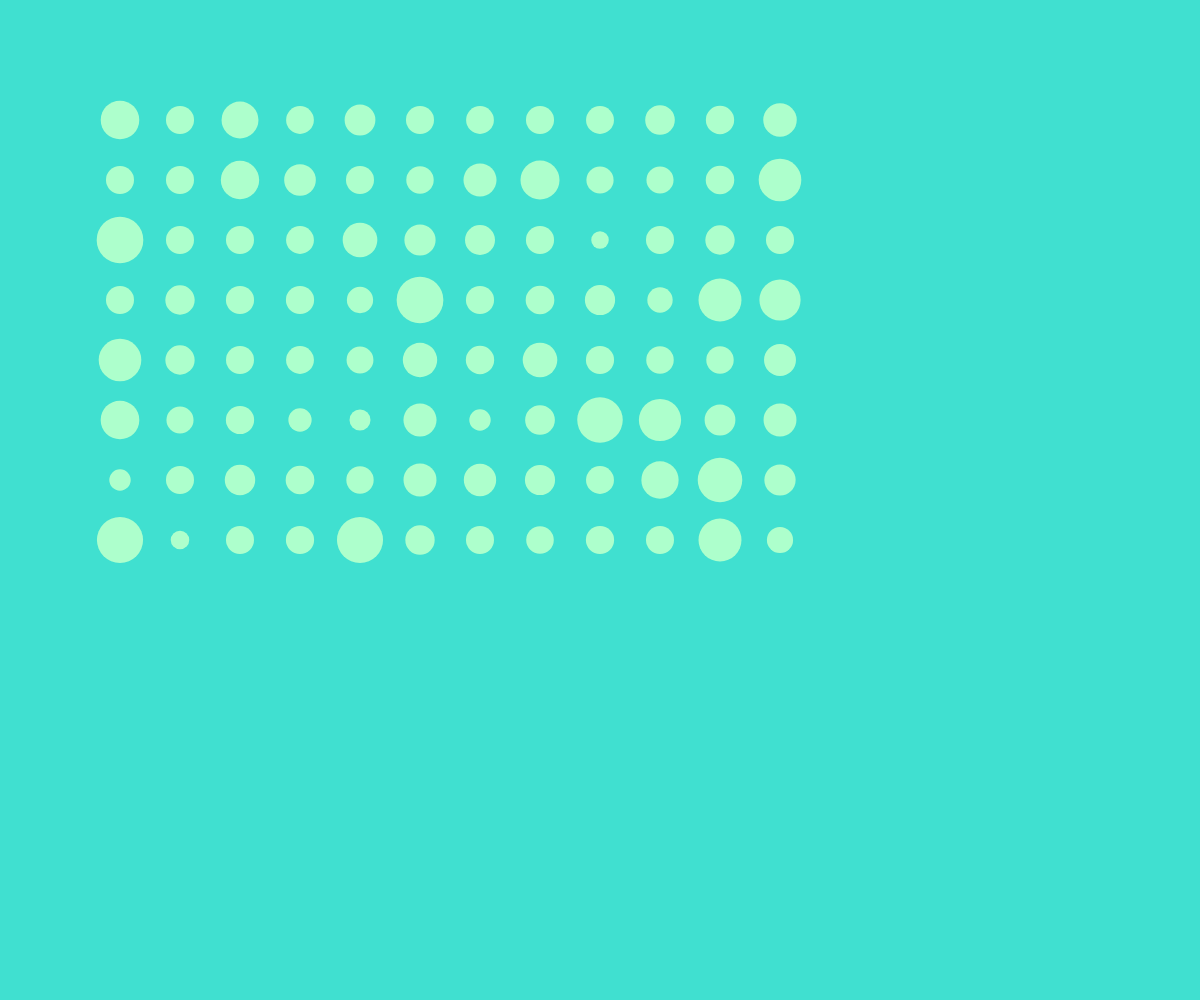
Frame 1 (no input)
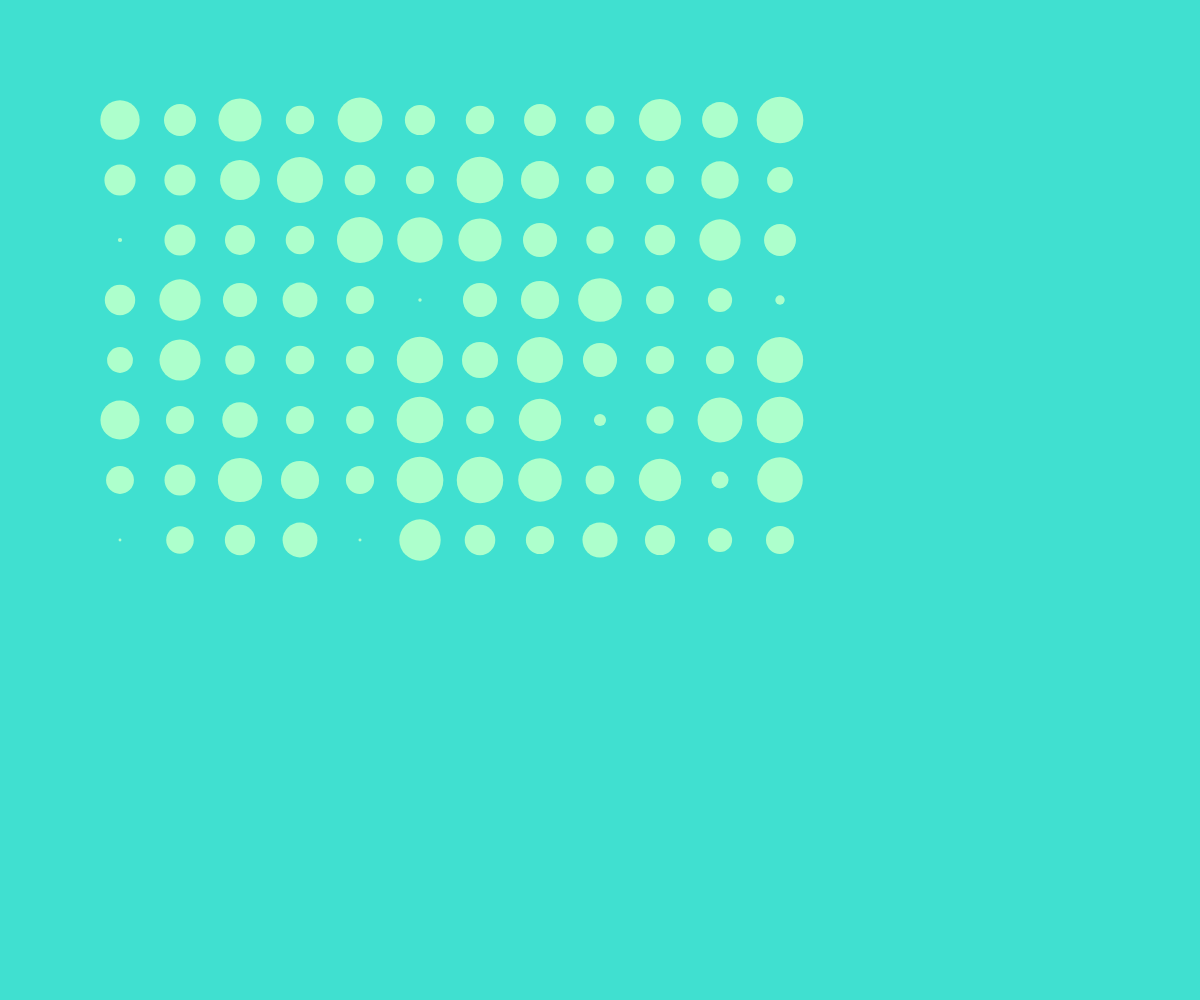
Frame 60 (no input)
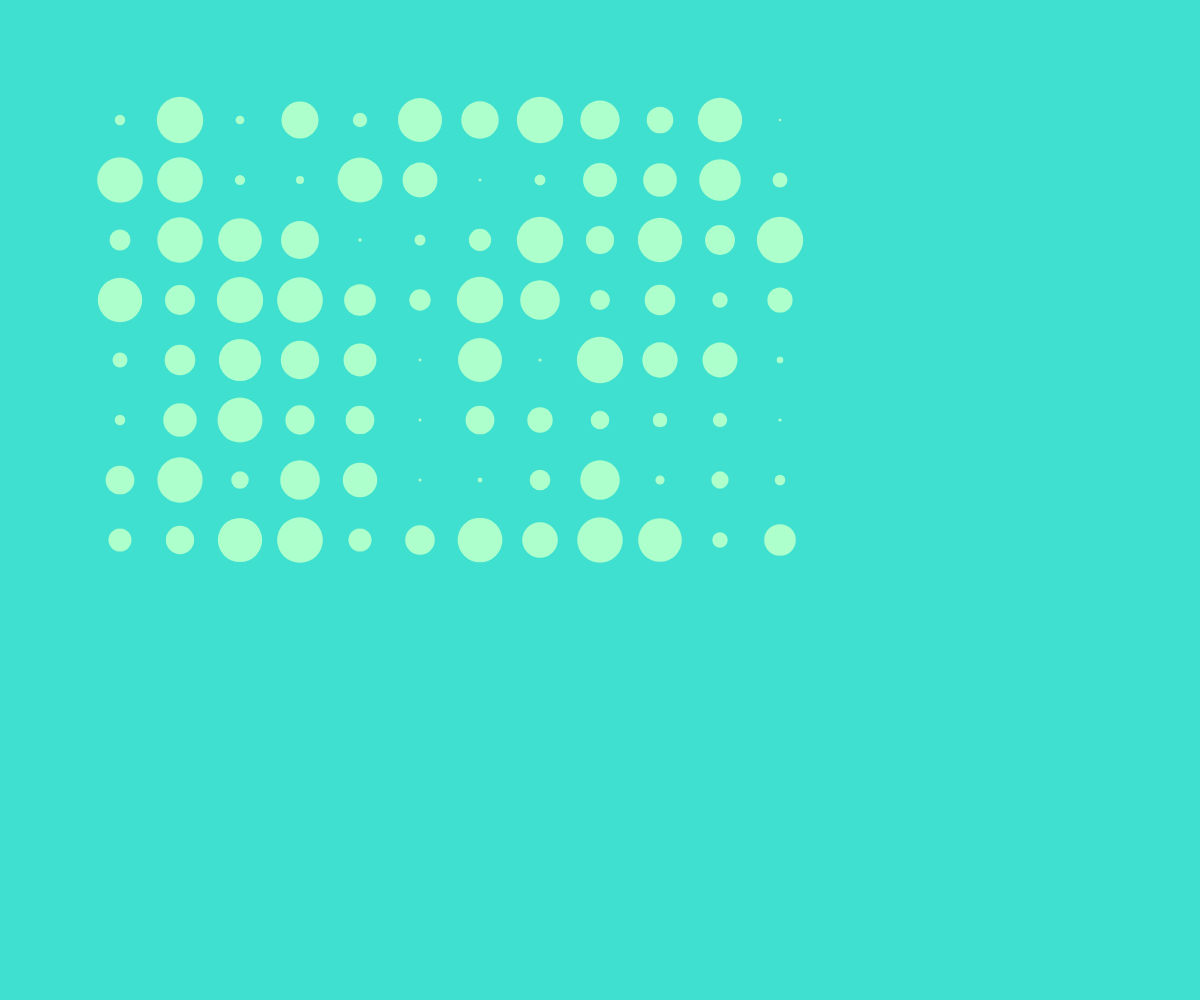
Frame 120 (the mouse pressed at the canvas centre since frame 60)

The p5.js sketch that drew these frames (run headless with seeded random() and noise() and a simulated clock; from frame 60 on, the mouse is pressed at the canvas centre):

// p5.js sketch
// ── sketch.js
dotarray = [];
vals = new Array(1000);
da = [];
var counter=0;
var n=0;
var stops=0;

function setup() {
  createCanvas(windowWidth, windowHeight);
  imageMode(CENTER);
  background(255);
  stroke(51);
  noStroke();
  
  var d=-.4;
  var k=0;
  var p=1;
  for(var g=0; g<1000; g++){
    n=(cos(2*(pow(d,2)))+sin(20*(pow(d,3))));
    vals[g] = n+.4;
    d += .00105;
    if(vals[g]<p){
      k=g;
      p=vals[g];
    }
    
  }
  for (var i=0; i<8; i++){
    dotarray.push(new Array(12));
    for (var j=0; j<12; j++){
      dotarray[i].push(new dot(counter,j*40,(i+2)*40,vals[10*counter]),10*counter);
      da.push(new dot(counter,(j+2)*60,(i+2)*60,vals[round((noise(counter)*1000)%1000)],(round(noise(counter)*1000)%1000)));
      counter ++;
    }
  }

  
  fill('rgba(10,100,200,.8');
  
}

function mouseClicked(){
  
}

function draw() {
  /*if (stops<5){
    stops++;
    return;
  } */
  stops = 0;
  background('rgba(64,224,208,1)');
  fill('rgb(173,255,204)');
  for (var c=0;c<counter;c++){
    da[c].index+=3;
    numb = ((da[c].index)%(1000));
    da[c].width = vals[numb];
    //if(c==5){
    var mul=20;
    ellipse(da[c].xctr,da[c].yctr,da[c].width*mul,da[c].width*mul);
    //}
  }
  
}



function dot(_id, _xctr, _yctr, _width, _index){
  this.id=_id;
  this.xctr=_xctr;
  this.yctr=_yctr;
  this.width=_width;
  this.index=_index;
}
